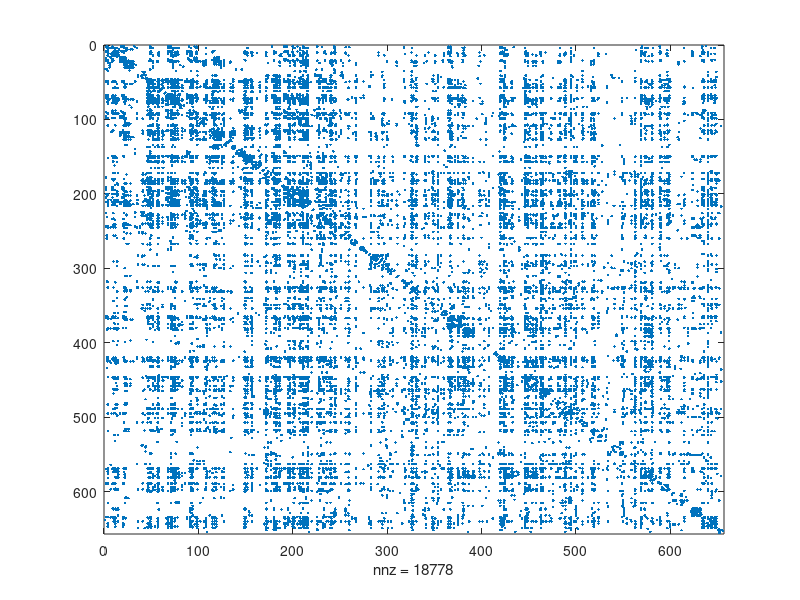

Write MATLAB code to recreate this figure. (Note: this script raises an error after producing the figure.)
close all
clear all
clc

% IMPORT & Polishing Data%
G = csvread('Adj.csv',1,1);
N = max(size(G));
A = sparse(G);
clear G;
figure(1)
spy(A)

%% pre-processing

Au = 1*(A+A'>0); % undirected network
Au = Au - diag(diag(Au)); % clear diagonal (you never know)

% Remove nodes which are NOT connected
pos = find(sum(Au)~=0);
A = A(pos,pos);
Au = Au(pos,pos);
spy(Au);

%% %%%%%%%%%%%%%%%%% EXTRACT THE DISTRIBUTION %%%%%%%%%%%%%%%%%%%%%%%%%

% Distribution
N = size(A,1);              % Number of Nodes
 display("Number of Nodes= "+N)
d = full(sum(A));           % Degree Vector
%d = d(d>0);                % avoid zero degrees
Links_num = sum(d);         % Total number of links --G (Let's decide if #node is this or we want to divide by 2)
 display("Total number of links= "+Links_num)

k = unique(d);              % Degree Samples
pk = histc(d,k)';           % counts occurrences
pk = pk/sum(pk);            % normalize to 1

% Cumulative distribution
Pk = cumsum(pk,'reverse');

% Log Binning
klog = 10.^(0:0.1:ceil(log10(max(k))));
pklog = histc(d,klog)';     % counts occurrences
pklog = pklog/sum(pklog);   % normalize to 1

%% %%%%%%%%%%%%%%%%% MOMENTS OF DEGREE DISTRIBUTION %%%%%%%%%%%%%%%%%%%%

Mean_D = mean(d);           % First Moment of prob. distribution
                           % -- G before was Mean_K = mean(k), but actually k is
                           % -- G the vector of unique values, we should
                           % -- G use d; the same for all other mesures
display("First Moment of prob. distribution= "+Mean_D)


Var_D = var(d);             % Second Moment of Prob. distribution (Express the spread)

display("Second Moment of Prob. distribution= "+Var_D)

Skew_D = skewness(d);       % Third Moment of Prob. distribution (How symmetric around average)
display("Third Moment of Prob. distribution= "+Skew_D)


%% %%%%%%%%%%%%%%%%%%%%%%%% SHOW THE RESULTS %%%%%%%%%%%%%%%%%%%%%%%%%%% 
figure(2)
subplot(2,2,1)
plot(k,pk,'.')
grid
xlabel('k')
ylabel('PDF')
title('linear PDF plot')
subplot(2,2,2)
loglog(k,pk,'.')
grid
xlabel('k')
ylabel('PDF')
title('logarithmic PDF plot')
subplot(2,2,3)
loglog(klog,pklog,'.')
grid
xlabel('k')
ylabel('PDF')
title('logarithmic PDF plot (log bins)')
subplot(2,2,4)
loglog(k,Pk,'.')
grid
xlabel('k')
ylabel('CCDF')
title('logarithmic CCDF plot')


%% %%%%%%%%%%%%%%%%% PURE ML FITTING %%%%%%%%%%%%%%%%%%%%%%%%%

kmin = 40;
d2 = d(d>=kmin);                 % restrict range
ga = 1+1/mean(log(d2/kmin));     % estimate the exponent
disp(['gamma ML = ' num2str(ga)])


%% %%%%%%%%%%%%%%%%% SHOW THE RESULTS %%%%%%%%%%%%%%%%%%%%%%%%%

figure(3)
subplot(2,2,2)
hold on
s1 = k.^(-ga); % build the PDF signal
loglog(k,s1/s1(103)*pk(103));
hold off
axis([xlim min(pk/2) 2*max(pk)])
subplot(2,2,3)
hold on
s1 = klog.^(-ga); % build the PDF signal
loglog(klog,s1/s1(21)*pklog(21));
hold off
axis([xlim min(pklog/2) 2*max(pklog)])
subplot(2,2,4)
hold on
s1 = k.^(1-ga); % build the CCDF signal
loglog(k,s1/s1(100)*Pk(100));
hold off
axis([xlim min(Pk/2) 2])


%% %%%%%%%%%%%%%%%%% ML FITTING WITH SATURATION %%%%%%%%%%%%%%%%%%
d1=d(d>30);
for ks = 1:max(k)
    kmin = min(d1);
    tmp = mean(log((d1+ks)/(kmin+ks)));
    ga2(ks) = 1+1/tmp;
    de(ks) = log(ga2(ks)-1)-log(kmin+ks)-ga2(ks)*tmp;
end
[~,ks] = max(de);
disp(['k_sat ML sat = ' num2str(ks)])
disp(['gamma ML sat = ' num2str(ga2(ks))])


%% %%%%%%%%%%%%%%%%% SHOW THE RESULTS %%%%%%%%%%%%%%%%%%%%%%%%%

figure(4)
semilogy(de)
grid
xlabel('k_sat')
ylabel('ML target function')
title('best k_{sat} value')

figure(5)
% data
loglog(k,Pk,'.')
hold on
% ML fitting (we make sure that the plot follows the data)
s1 = k.^(1-ga); % build the CCDF signal
loglog(k,s1/s1(40)*Pk(40));
% ML fitting with saturation
s1 = ((k+ks)/(kmin+ks)).^(1-ga2(ks));
loglog(k,s1*exp(-1.2))
hold off
axis([xlim min(Pk/2) 2])
grid
xlabel('k')
ylabel('CCDF')
title('ML fittings')
legend('data','ML','ML with sat.')


%% %%%%%%%%%%%%%%%%%%%%%%%%%% ASSORTATIVITY %%%%%%%%%%%%%%%%%%%%%%%%%

k_tmp = (A*d')./d'; % the average degree of neighbours

% extract averages for each value of k
u = unique(d');
for k = 1:length(u)
    k_nn(k) = mean(k_tmp(d'==u(k))); 
end

% do the linear fitting
p = polyfit(log(u'),log(k_nn),1);
disp(['Assortativity factor =' num2str(p(1))])          %Assortativity factor


%% %%%%%%%%%%%%%%%%% SHOW RESULTS %%%%%%%%%%%%%%%%%%%%%%%%%

figure(1)
loglog(d,k_tmp,'g.');
hold on
loglog(u,exp(p(2)+log(u)*p(1)),'r-');
loglog(u,k_nn,'k.');
hold off
grid
xlabel('k')
ylabel('k_{nn}')
title('Assortativity of the Collaboration Network')


%% %%%%%%%%%%%%%%% CLUSTRING COEFFICIENT 1 %%%%%%%%%%%%%%%%%%%%%%
%Clustring Coefficient: Measure density of links in the neighbourhood

cn = diag(full((Au*triu(Au)*Au)));          % Number of triangles for each node
Ei = zeros(size(d));
Ei = cn(d>1).';                             % Number of edges between nodes of neighbourhood
%E_Max = 0.5*d(d>1).*(d(d>1)-1);             % Maximum Number of Edges (Pairs)
C1 = 2*Ei./d(d>1)./(d(d>1)-1);                              % Clustring Coefficient
%C1 = C1(C1>0);
Cave1 = sum(C1)/N;

%% %%%%%%%%%%%%%% CLUSTRING COEFFICIENT 2 %%%%%%%%%%%%%%%%%%%%%%
for i=1:length(Au)
  str(i).child = find(Au(i,:)>0);
end
N = length(Au);
deg = sum(Au(:,:));

% find neighboring links

for i=1:N
    adjn = Au(str(i).child,str(i).child);
    E(i) = sum(sum(adjn))/2;
    if deg(i)==1 | deg(i)==0
        C(i) = 0;
    else
        C(i) = 2*E(i)/deg(i)/(deg(i)-1);
    end

end
%C = C(C>0);
C = full(C);
Cave2 = sum(C)/N;
 disp(['Average Clustering Coefficient = ' num2str(Cave2)])

%% CLUSTRING COEFFICIENT PROB. DISTRIBUTION
s = unique(C);                              % Unique Occurrences
%k = unique(d);
Cpk = histc(C,s)';                          % counts occurrences
Cpk = Cpk/sum(Cpk);                         % normalize to 1

% Cumulative distribution
CPk = cumsum(Cpk,'reverse');
figure(6);
plot(s,CPk,'+');
xline(Cave2,'r--',{'Average Clustring Coefficient'});
grid
xlabel('Clustrring Coefficient')
ylabel('CCDF')
title('Clustring Coefficient CCDF')
%% %%%%%%%%%%%%%%%%%%%%%%% ROBUSTNESS %%%%%%%%%%%%%%%%%%%%%%%%
%Robustness: if you knock out x% of nodes/edges, how many % survive ?

%%% Inhomogeneity Ratio: 
inhom_Ratio = mean(d.^2)./mean(d);                  
disp(['The Inhomogeneity Ratio = ' num2str(inhom_Ratio)])

%%% Robustness for Random Attack failure
Au_update = Au;
Rand_inhom_Ratio = mean(d.^2) ./ mean(d);                  

for i = 1:N-1
    j = ceil((N-i)*rand)+1;
    Au_update(:,j) = [];
    Au_update(j,:) = [];
    d_update = full(sum(Au_update));
    
    mom2_k = mean(d_update.^2);
    mom1_k = mean(d_update);
    
    Rand_inhom_Ratio_update = mom2_k ./mom1_k;
    Rand_inhom_Ratio = [Rand_inhom_Ratio Rand_inhom_Ratio_update];
end

%%% Robustness for Attacks (Adversary which removes all hubs first)

Au_update = Au;
Attack_inhom_Ratio = mean(d.^2) ./ mean(d);                  

for i = 1:N-1
    [hub_degree,hub_index] = max(d_update);
    j = hub_index;
    Au_update(:,j) = [];
    Au_update(j,:) = [];
    d_update = full(sum(Au_update));
    
    mom2_k = mean(d_update.^2);
    mom1_k = mean(d_update);
    
    Attack_inhom_Ratio_update = mom2_k ./mom1_k;
    Attack_inhom_Ratio = [Attack_inhom_Ratio Attack_inhom_Ratio_update];
end

% Showing the results (with Molly-Reed criteria)

figure(7);
loglog(Rand_inhom_Ratio,'-.');
hold on
loglog(Attack_inhom_Ratio,'g-.');
hline = refline([0 2]);
hline.Color = 'r';
hline.LineWidth = 1;
hold off
grid;
legend('Random failure','Attacks','Molly-Reed criteria');
xlabel('k');
ylabel('<K^2> / <K> ');
title('Robustness');


%%      Community Detection


Au = 1*(A+A'>0); % undirected network
Au = Au - diag(diag(Au)); % clear diagonal (you never know)

% remove nodes which are NOT connected
pos = find(sum(Au)~=0);
A = A(pos,pos);
Au = Au(pos,pos);
N = size(Au,1);

d = full(sum(Au)); % degree vector
D = sum(d); % degrees sum
I = spdiags(ones(N,1),0,N,N); % identity matrix
Di = spdiags(1./sqrt(d'),0,N,N); % diagonal degrees square-rooted
L = I - Di*Au*Di; % normalized Laplacian
M = Au*Di*Di; % normalized adjacancy matrix


%% spectral approach 

% extract eigenvectors
[V,DD] = eigs(L,6,'SA');
Vv = Di*V; % normalize eigenvectors
v1 = Vv(:,2)/norm(Vv(:,2)); % Fiedler's vector
% sweep wrt the ordering identified by v1
% reorder the adjacency matrix
[v1s,pos] = sort(v1,'descend');
Au1 = Au(pos,pos);
% evaluate the conductance measure
a = sum(triu(Au1));
b = sum(tril(Au1));
assoc = cumsum(a+b);
assoc = min(assoc,D-assoc);
cut = cumsum(b-a);
conduct = cut./assoc;
conduct = conduct(1:end-1);
% identify the minimum -> threshold
[~,mpos] = min(conduct);
threshold = mean(v1s(mpos:mpos+1));
disp('spectral approach')
disp(['   Minimum conductance: ' num2str(conduct(mpos))])
disp(['   Cheeger''s upper bound: ' num2str(sqrt(2*DD(2,2)))])
disp(['   # of links: ' num2str(D/2)])
disp(['   Cut value: ' num2str(cut(mpos))])
disp(['   Assoc value: ' num2str(assoc(mpos))])
disp(['   Community size #1: ' num2str(mpos)])
disp(['   Community size #2: ' num2str(N-mpos)])
disp([' '])


%% PageRank-nibble approach 

if mpos<N-mpos  % select seed node from the smaller group
    i = pos(1); % we select the more relevant from the perspective of the spectral approach
else
    i = pos(end);
end
q = zeros(N,1);
q(i) = 1; % teleport vector
c = 0.85;
r = (I-c*M)\((1-c)*q); % ranking vector
ep = 1e-3; % precision

% run PageRank-nibble
u = zeros(N,1); % starting point
v = q; % starting point
th = full(ep*d/D)'; % thresholds
count = 0; % exit counter
complexity = 0; % complexity value (# of operations)
ii = i; % starting index used for Push operation
while (count<N)
    if v(ii)>th(ii) % push if above threshold
        tmp = v(ii);
        u(ii) = u(ii)+(1-c)*tmp;
        v(ii) = 0;
        v = v + c*M(:,ii)*tmp;    
        complexity = complexity + d(ii); % update complexity
        count = 0; % reset the exit counter
    else % go to next entry if below threshold
        count = count + 1; % increase the exit counter
        ii = mod(ii,N)+1; % update the index used for Push
    end
end

% sweep wrt the ordering identified by v1
% reorder the adjacency matrix
[u1s,pos2] = sort(u,'descend');
Nmax = find(u1s>0,1,'last'); % discard nodes with 0 values (never used in Push)
Au1 = Au(pos2,pos2(1:Nmax));
% evaluate the conductance measure
a = sum(triu(Au1));
b = sum(tril(Au1));
assoc = cumsum(a+b);
assoc = min(assoc,D-assoc);
cut = cumsum(b-a);
conduct = cut./assoc;
conduct = conduct(1:Nmax-1); 
% identify the minimum -> threshold
[~,mpos2] = min(conduct);
threshold2 = mean(u1s(mpos2:mpos2+1));
disp('PageRank-nibble approach')
disp(['   complexity/D: ' num2str((complexity/D))])
disp(['   epsilon: ' num2str(ep)])
disp(['   prec: ' num2str(norm(r-u,1))])
disp(['   Minimum conductance: ' num2str(conduct(mpos2))])
disp(['   # of links: ' num2str(D/2)])
disp(['   Cut value: ' num2str(cut(mpos2))])
disp(['   Assoc value: ' num2str(assoc(mpos2))])
disp(['   Community size #1: ' num2str(mpos2)])
disp(['   Community size #2: ' num2str(N-mpos2)])

% show sweep choice
figure(2)
plot(conduct)
grid
ylabel('conductance')
title('sweep choice')

% show network with partition
figure(1)
plot(u,v1,'k.')
hold on
% plot(u(pos2(1:mpos2)),v1(pos2(1:mpos2)),'go')
plot(threshold2*[1,1],ylim,'g-')
plot(xlim,threshold*[1,1],'r-')
hold off
grid
ylabel('Fiedler''s eigenvector value')
xlabel('PageRank value')
title('communities')


%% Community identified by connected components in our disconnected graph

groups=zeros(656,1)
d=sum(A,2);
fracd=1./d;
mat_fracd=fracd*ones(1,656);
trans_mat=A.*mat_fracd;
sum(trans_mat,2)

%%
g=1
for i=1:656
    if groups(i)==0
        stat_distr=zeros(656,1);
        stat_distr(i)=1;
        for u=1:100
            stat_distr=trans_mat*stat_distr;         
        end  
        groups(stat_distr~=0)=g;
        g=g+1;
    end
end


%% Clustering on biggest connected component


sum(groups==1)
pos=(groups==1);

part_A=A(pos,pos);


N = size(part_A,1);
d = full(sum(part_A)); % degree vector
D = sum(d); % degrees sum
I = spdiags(ones(N,1),0,N,N); % identity matrix
Di = spdiags(1./sqrt(d'),0,N,N); % diagonal degrees square-rooted
L = I - Di*part_A*Di; % normalized Laplacian
M = part_A*Di*Di; % normalized adjacancy matrix


%% spectral approach on part_A

% extract eigenvectors
[V,DD] = eigs(L,6,'SA');
Vv = Di*V; % normalize eigenvectors
v1 = Vv(:,2)/norm(Vv(:,2)); % Fiedler's vector
% sweep wrt the ordering identified by v1
% reorder the adjacency matrix
[v1s,pos] = sort(v1,'descend');
Au1 = part_A(pos,pos);
% evaluate the conductance measure
a = sum(triu(Au1));
b = sum(tril(Au1));
assoc = cumsum(a+b);
assoc = min(assoc,D-assoc);
cut = cumsum(b-a);
conduct = cut./assoc;
conduct = conduct(1:end-1);
% show the conductance measure
figure(2)
plot(conduct,'x-')
grid
title('conductance')
% identify the minimum -> threshold
[~,mpos] = min(conduct);
threshold = mean(v1s(mpos:mpos+1));
disp('spectral approach')
disp(['   Minimum conductance: ' num2str(conduct(mpos))])
disp(['   Cheeger''s upper bound: ' num2str(sqrt(2*DD(2,2)))])
disp(['   # of links: ' num2str(D/2)])
disp(['   Cut value: ' num2str(cut(mpos))])
disp(['   Assoc value: ' num2str(assoc(mpos))])
disp(['   Community size #1: ' num2str(mpos)])
disp(['   Community size #2: ' num2str(N-mpos)])
disp([' '])

% community identified by sign of v1

groups=ones(602,1)
groups(v1>0)=2
disp('spectral approach')
disp("based only on sign of Fiedler's vector")
disp(['   Community size #1: ' num2str( sum(v1>0))])
disp(['   Community size #2: ' num2str(sum(v1<0))])
disp([' '])

